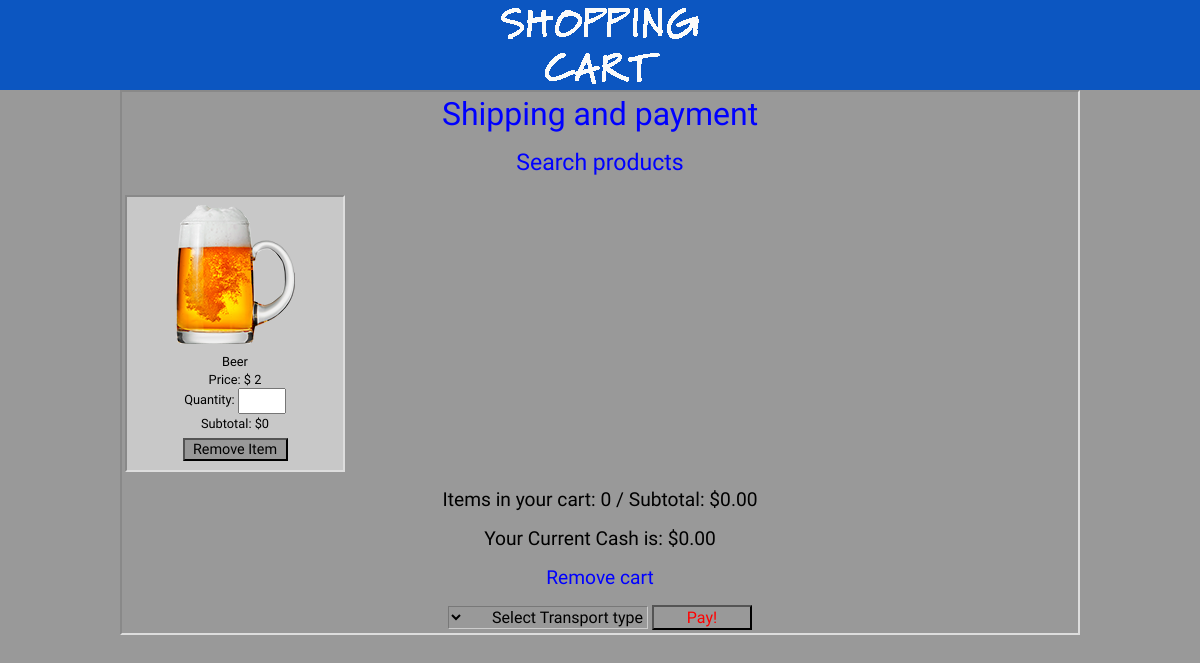
The app's page /carritodecompras.php?id=2 with its own data.
### tables this page shows
CREATE TABLE IF NOT EXISTS `productos` (
  `ID` int(11) NOT NULL AUTO_INCREMENT,
  `nombre` text NOT NULL,
  `descripcion` text NOT NULL,
  `imagen` text NOT NULL,
  `precio` double NOT NULL,
  PRIMARY KEY (`ID`)
);

### carritodecompras.php (the view, shortened to what this page needs)
<?php
	require 'conexion.php';
	if (isset($_SESSION['carrito']))
	{
		if(!empty($_GET["action"]))
		{
			switch($_GET["action"])
			{
			case "remove":
				$arreglo=$_SESSION['carrito'];
				for($c=0;$c<count($arreglo);$c++)
				{
					if($arreglo[$c]['Id']==$_GET['code'])
					{
					unset($_SESSION['carrito'][$c]);
					$_SESSION['carrito']=array_values($_SESSION['carrito']);
						if (empty($_SESSION['carrito']))
						{
							unset($_SESSION['carrito']);
						}
					}
				}
			break;
			case "empty":
			unset($_SESSION['carrito']);
			break;
	   }
	}
	   if(isset($_GET['id']))
	   {
			$arreglo=$_SESSION['carrito'];
			$encontro=false;
			$numero=0;
				for($i=0;$i<count($arreglo);$i++)
				{
					if($arreglo[$i]['Id']==$_GET['id'])
					{
						$encontro=true;
						$numero=$i;
					}
				}
				if ($encontro==true)
				{
					$arreglo[$numero]['Cantidad']=$arreglo[$numero]['Cantidad']+($_GET['quantity']);
					$_SESSION['carrito']=$arreglo;
				}else{
					$nombre="";
					$precio=0;
					$imagen="";
					$conexion=mysqli_connect($db_host,$db_usuario,$db_contra);
					if(mysqli_connect_errno())
					{
						echo "Fallo al conectar con la base de datos";
						exit();
					}
					mysqli_select_db($conexion,$db_nombre)or die("no se encuentra la bdD");
					mysqli_set_charset($conexion, "utf8");
					$consulta="SELECT * FROM productos WHERE ID=".$_GET['id']." ";
					$resulados= mysqli_query($conexion,$consulta);
					while($fila=mysqli_fetch_array($resulados, MYSQL_ASSOC))
					{
						$nombre=$fila['nombre'];
						$precio=$fila['precio'];
						$imagen=$fila['imagen'];
					}
					$datosnuevos=array('Id'=>$_GET['id'],
					'Nombre'=>$nombre,
					'Precio'=>$precio,
					'Imagen'=>$imagen,
					'Cantidad'=>($_GET['quantity']));
					array_push($arreglo,$datosnuevos);
					$_SESSION['carrito']=$arreglo;
				}
	   }
	}else{
		if(isset($_GET['id']))
		{
			$conexion=mysqli_connect($db_host,$db_usuario,$db_contra);
			mysqli_select_db($conexion,$db_nombre)or die("no se encuentra la bdD");
			mysqli_set_charset($conexion, "utf8");
			$consulta="SELECT * FROM productos WHERE ID=".$_GET['id']." ";
			$resulados= mysqli_query($conexion,$consulta);
		}
	}
?>
<!doctype html>
<html lang="es">
<head>
	<link rel="stylesheet" type="text/css" href="styles.css">
</head>
<body>
	<div class="block_header">
       <div class="header">
        	 <div class="logo">
              <a href="./index.php"><img src="images/sc.png" width="265" height="78" 	border="0" alt="logo"></a>
        	 </div>
  		</div>
    </div>
	<div class="FBG">
    	<div class="FBG_content">
        <div class="inline">
    		<h3>Shipping and payment</h3>
    		<?php
    		if(isset($_SESSION['carrito']))
			{
			?>
	    	<h2><a href="index.php"> Search products </a></h2>
    		<?php
    		}
    		?>
		</div>
	<?php
		$current=$_SESSION['current_cash'];
    	$total=0;
    	$current_status=0;
		if(isset($_SESSION['carrito']))
		{
			$datos=$_SESSION['carrito'];
			for($i=0;$i<count($datos);$i++)
			{
	?>
			<div class="producto">
            	<div class="centrado">
            		<img src="./images/<?php echo $datos[$i]['Imagen']; ?>"><br>
                    <span><?php echo $datos[$i]['Nombre'];?></span><br>
                    <span>Price: <?php echo  '$ ' .$datos[$i]['Precio'].'';?></span><br>
                    <span>Quantity:
                    	<input type="text" value="<?php echo $datos[$i]['Cantidad'];?>"
                        data-id="<?php echo $datos[$i]['Id'];?>"
                        data-precio="<?php echo $datos[$i]['Precio'];?>"
                        class="cantidad" onkeypress="return isNumberKey(event);" onkeyup="validacion();"></span><br>
                     	<span class="subtotal">Subtotal:<?php echo ' $' . $datos[$i]['Cantidad']*$datos[$i]['Precio'].' ';?></span><br>
                        <input type="submit" class="button" value="Remove Item" onclick="document.location.href='./carritodecompras.php?action=remove&code=<?php echo $datos[$i]['Id']; ?>'"><br>
				</div>
        	</div>
			<?php
			$total=($datos[$i]['Cantidad']*$datos[$i]['Precio'])+$total;
			$current_status= $current_status+$datos[$i]['Cantidad'];
			}
			?>
			<?php
			echo '<h2 id="total">Items in your cart: ' .$current_status .' / Subtotal: $' .number_format($total,2). '</h2>';
			echo '<h2>Your Current Cash is: $'.number_format($current,2). '</h2>';
			echo '<p><a href="./carritodecompras.php?action=empty">Remove cart</a></p>';
		}else{
			echo '<h2 id="total">Items in your cart: ' .$current_status .' / Subtotal: $' .number_format($total,2). '</h2>';
			echo '<h2>Your Current Cash is: $'.number_format($current,2). '</h2>';
			echo '<h2><a href="index.php"> Search products </a></h2>';
		}
			?>
		<?php
		if(isset($_SESSION['carrito']))
		{
       		if (!empty($datos))
       		{
       	?>
       		<div class="centrado">
       		<form action="shipoptionselect.php" name="shipping" method="get" onsubmit="return validarSelect(this);" onchange="validarSelect2();" >
       			<select id="opciones" name="pick" class="select">
				<option value="" selected="">Select Transport type</option>
  				</select>
  				<input type="submit" class="button2" value="Pay!" onclick="return validacion();" >
  			</form>
			</div>
		<?php
			}
		}
		?>
		</div>
</div>
</body>
</html>

### styles.css (style rules this page uses)
body { width:100%; margin:0; padding:0; background-color:#999; }
html { padding:0; margin:0; background-color:#999; }
a { text-decoration:none; }
.block_header { margin:0; padding:0; background-color:#0c56c1; width: 100%; }
.header { margin:0 auto; padding:0 ; max-width: 960px; }
.logo { padding:6px 6px; }
.logo img { max-width: 100%; height: auto; display: block; margin: 0 auto; }
.FBG { margin:0; padding:0; background-color:#999; width: 100%; }
.FBG_content { min-height:450px; max-width: 960px; border: 2px inset #DDD; padding: 3px 3px; margin:0 auto; background-color:#999; box-sizing: border-box; }
.producto { max-width: 24%; min-width: 220px; height: auto; background-color: #c8c8c8; border: 2px inset #DDD; display: inline-block; margin-top: 3px; padding: 3px; box-sizing: border-box; }
.inline h3 { font:2em 'Montserrat Alternates'; color:blue; text-align: center; padding: 0; margin:0; }
.inline a { font:4em 'Montserrat Alternates'; color:red; }
.FBG_content a { font:1.2em 'Montserrat Alternates'; color:blue; padding:0; margin: 0; }
.FBG_content p { text-align: center; }
.FBG_content h2 { font:1.2em 'Montserrat Alternates'; text-align: center; }
.cantidad { text-align: center; font:0.8em 'Montserrat Alternates'; }
.producto img { margin:4px 2px; -webkit-transition: -webkit-transform 0.4s linear; -ms-transition:-ms-transform 0.4s linear; max-width: 100% }
.producto span { font:0.8em 'Montserrat Alternates'; }
.producto input[type="text"] { width: 40px; height: 20px; text-align: center; }
.producto input[type="submit"] { width: 50%; height: auto; text-align: center; font:0.9em 'Montserrat Alternates'; color: black; background-color: #999; margin: 3% 3%; }
.centrado { text-align: center; }
.select { direction: rtl; border: 1px inset #ccc; width: 200px; background-color: #999; font: 1em 'Montserrat Alternates'; }
.button2 { background-color: #999; width: 100px; font:1em 'Montserrat Alternates'; color: red; }

### records on screen
productos: imagen (picture), nombre "Beer", precio "2", $datos[$i]['Cantidad']*$datos[$i]['Precio'] "0"

### other values on screen
$current_status "0"
$total "0.00"
$current "0.00"
